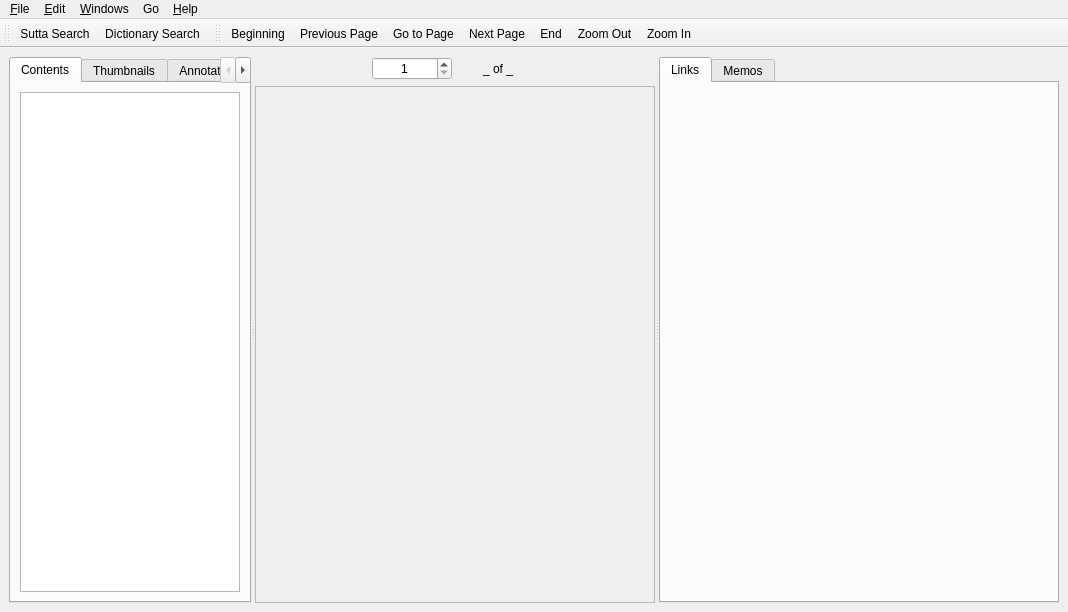
<?xml version="1.0" encoding="UTF-8"?>
<ui version="4.0">
 <class>DocumentReaderWindow</class>
 <widget class="QMainWindow" name="DocumentReaderWindow">
  <property name="geometry">
   <rect>
    <x>0</x>
    <y>0</y>
    <width>1068</width>
    <height>612</height>
   </rect>
  </property>
  <property name="windowTitle">
   <string>Document Reader - Simsapa</string>
  </property>
  <widget class="QWidget" name="central_widget">
   <layout class="QHBoxLayout" name="horizontalLayout_2">
    <item>
     <layout class="QVBoxLayout" name="main_layout">
      <item>
       <widget class="QSplitter" name="splitter">
        <property name="minimumSize">
         <size>
          <width>400</width>
          <height>0</height>
         </size>
        </property>
        <property name="orientation">
         <enum>Qt::Horizontal</enum>
        </property>
        <widget class="QWidget" name="verticalLayoutWidget_2">
         <layout class="QVBoxLayout" name="sidebar_layout">
          <item>
           <widget class="QTabWidget" name="sidebar_tabs">
            <property name="sizePolicy">
             <sizepolicy hsizetype="Expanding" vsizetype="Expanding">
              <horstretch>0</horstretch>
              <verstretch>0</verstretch>
             </sizepolicy>
            </property>
            <property name="currentIndex">
             <number>0</number>
            </property>
            <widget class="QWidget" name="contents_tab">
             <attribute name="title">
              <string>Contents</string>
             </attribute>
             <layout class="QVBoxLayout" name="verticalLayout_5">
              <item>
               <widget class="QListView" name="contents_list"/>
              </item>
             </layout>
            </widget>
            <widget class="QWidget" name="thumbs_tab">
             <attribute name="title">
              <string>Thumbnails</string>
             </attribute>
             <layout class="QVBoxLayout" name="verticalLayout_2">
              <item>
               <widget class="QWidget" name="thumbs_view" native="true"/>
              </item>
             </layout>
            </widget>
            <widget class="QWidget" name="annotations_tab">
             <attribute name="title">
              <string>Annotations</string>
             </attribute>
             <layout class="QVBoxLayout" name="verticalLayout_3">
              <item>
               <widget class="QWidget" name="annotations_view" native="true"/>
              </item>
             </layout>
            </widget>
            <widget class="QWidget" name="bookmarks_tab">
             <attribute name="title">
              <string>Bookmarks</string>
             </attribute>
             <layout class="QVBoxLayout" name="verticalLayout_4">
              <item>
               <widget class="QListWidget" name="bookmarks_list"/>
              </item>
             </layout>
            </widget>
           </widget>
          </item>
         </layout>
        </widget>
        <widget class="QWidget" name="verticalLayoutWidget_3">
         <layout class="QVBoxLayout" name="content_layout">
          <item>
           <layout class="QHBoxLayout" name="page_number_layout">
            <item>
             <spacer name="horizontalSpacer_2">
              <property name="orientation">
               <enum>Qt::Horizontal</enum>
              </property>
              <property name="sizeHint" stdset="0">
               <size>
                <width>40</width>
                <height>20</height>
               </size>
              </property>
             </spacer>
            </item>
            <item>
             <widget class="QSpinBox" name="current_page_input">
              <property name="minimumSize">
               <size>
                <width>80</width>
                <height>0</height>
               </size>
              </property>
              <property name="maximumSize">
               <size>
                <width>80</width>
                <height>16777215</height>
               </size>
              </property>
              <property name="alignment">
               <set>Qt::AlignCenter</set>
              </property>
              <property name="minimum">
               <number>1</number>
              </property>
              <property name="maximum">
               <number>999999</number>
              </property>
             </widget>
            </item>
            <item>
             <widget class="QLabel" name="page_current_of_total">
              <property name="minimumSize">
               <size>
                <width>80</width>
                <height>0</height>
               </size>
              </property>
              <property name="text">
               <string>_ of _</string>
              </property>
              <property name="alignment">
               <set>Qt::AlignCenter</set>
              </property>
             </widget>
            </item>
            <item>
             <spacer name="horizontalSpacer">
              <property name="orientation">
               <enum>Qt::Horizontal</enum>
              </property>
              <property name="sizeHint" stdset="0">
               <size>
                <width>40</width>
                <height>20</height>
               </size>
              </property>
             </spacer>
            </item>
           </layout>
          </item>
          <item>
           <widget class="QScrollArea" name="scrollArea">
            <property name="sizePolicy">
             <sizepolicy hsizetype="Expanding" vsizetype="Expanding">
              <horstretch>0</horstretch>
              <verstretch>0</verstretch>
             </sizepolicy>
            </property>
            <property name="minimumSize">
             <size>
              <width>400</width>
              <height>0</height>
             </size>
            </property>
            <property name="widgetResizable">
             <bool>true</bool>
            </property>
            <widget class="QWidget" name="scrollAreaWidgetContents">
             <property name="geometry">
              <rect>
               <x>0</x>
               <y>0</y>
               <width>396</width>
               <height>475</height>
              </rect>
             </property>
             <property name="sizePolicy">
              <sizepolicy hsizetype="Expanding" vsizetype="Expanding">
               <horstretch>0</horstretch>
               <verstretch>0</verstretch>
              </sizepolicy>
             </property>
             <layout class="QVBoxLayout" name="verticalLayout">
              <item>
               <widget class="QLabel" name="content_page">
                <property name="sizePolicy">
                 <sizepolicy hsizetype="Expanding" vsizetype="Expanding">
                  <horstretch>0</horstretch>
                  <verstretch>0</verstretch>
                 </sizepolicy>
                </property>
                <property name="text">
                 <string/>
                </property>
               </widget>
              </item>
             </layout>
            </widget>
           </widget>
          </item>
         </layout>
        </widget>
        <widget class="QWidget" name="verticalLayoutWidget">
         <layout class="QVBoxLayout" name="tabs_layout">
          <item>
           <widget class="QTabWidget" name="rightside_tabs">
            <property name="minimumSize">
             <size>
              <width>400</width>
              <height>0</height>
             </size>
            </property>
            <property name="currentIndex">
             <number>0</number>
            </property>
            <widget class="QWidget" name="links_tab">
             <attribute name="title">
              <string>Links</string>
             </attribute>
             <layout class="QVBoxLayout" name="verticalLayout_6">
              <item>
               <layout class="QVBoxLayout" name="links_layout"/>
              </item>
             </layout>
            </widget>
            <widget class="QWidget" name="memos_tab">
             <attribute name="title">
              <string>Memos</string>
             </attribute>
             <layout class="QVBoxLayout" name="verticalLayout_7">
              <item>
               <layout class="QVBoxLayout" name="memos_layout">
                <item>
                 <layout class="QHBoxLayout" name="horizontalLayout">
                  <item>
                   <widget class="QPushButton" name="add_memo_button">
                    <property name="text">
                     <string>Add</string>
                    </property>
                   </widget>
                  </item>
                  <item>
                   <widget class="QPushButton" name="clear_memo_button">
                    <property name="text">
                     <string>Clear</string>
                    </property>
                   </widget>
                  </item>
                  <item>
                   <widget class="QPushButton" name="remove_memo_button">
                    <property name="text">
                     <string>Remove</string>
                    </property>
                   </widget>
                  </item>
                 </layout>
                </item>
                <item>
                 <widget class="QLabel" name="label_2">
                  <property name="text">
                   <string>Front</string>
                  </property>
                 </widget>
                </item>
                <item>
                 <widget class="QPlainTextEdit" name="front_input">
                  <property name="sizePolicy">
                   <sizepolicy hsizetype="Expanding" vsizetype="Minimum">
                    <horstretch>0</horstretch>
                    <verstretch>0</verstretch>
                   </sizepolicy>
                  </property>
                  <property name="maximumSize">
                   <size>
                    <width>16777215</width>
                    <height>50</height>
                   </size>
                  </property>
                 </widget>
                </item>
                <item>
                 <widget class="QLabel" name="label_5">
                  <property name="text">
                   <string>Back</string>
                  </property>
                 </widget>
                </item>
                <item>
                 <widget class="QPlainTextEdit" name="back_input">
                  <property name="sizePolicy">
                   <sizepolicy hsizetype="Expanding" vsizetype="Minimum">
                    <horstretch>0</horstretch>
                    <verstretch>0</verstretch>
                   </sizepolicy>
                  </property>
                  <property name="maximumSize">
                   <size>
                    <width>16777215</width>
                    <height>50</height>
                   </size>
                  </property>
                 </widget>
                </item>
                <item>
                 <widget class="QLabel" name="label_3">
                  <property name="text">
                   <string>Memos for this page</string>
                  </property>
                 </widget>
                </item>
                <item>
                 <widget class="QListView" name="memos_list"/>
                </item>
               </layout>
              </item>
             </layout>
            </widget>
           </widget>
          </item>
         </layout>
        </widget>
       </widget>
      </item>
     </layout>
    </item>
   </layout>
  </widget>
  <widget class="QMenuBar" name="menubar">
   <property name="geometry">
    <rect>
     <x>0</x>
     <y>0</y>
     <width>1068</width>
     <height>25</height>
    </rect>
   </property>
   <widget class="QMenu" name="menu_File">
    <property name="title">
     <string>&amp;File</string>
    </property>
    <addaction name="action_Open"/>
    <addaction name="action_Close_Window"/>
    <addaction name="separator"/>
    <addaction name="action_Quit"/>
   </widget>
   <widget class="QMenu" name="menu_Edit">
    <property name="title">
     <string>&amp;Edit</string>
    </property>
    <addaction name="action_Copy"/>
    <addaction name="action_Paste"/>
   </widget>
   <widget class="QMenu" name="menu_Windows">
    <property name="title">
     <string>&amp;Windows</string>
    </property>
    <addaction name="action_Sutta_Search"/>
    <addaction name="action_Dictionary_Search"/>
    <addaction name="action_Dictionaries_Manager"/>
    <addaction name="action_Document_Reader"/>
    <addaction name="action_Library"/>
    <addaction name="action_Memos"/>
    <addaction name="action_Links"/>
   </widget>
   <widget class="QMenu" name="menu_Help">
    <property name="title">
     <string>&amp;Help</string>
    </property>
    <addaction name="action_Website"/>
    <addaction name="action_About"/>
   </widget>
   <widget class="QMenu" name="menuGo">
    <property name="title">
     <string>Go</string>
    </property>
    <addaction name="action_Previous_Page"/>
    <addaction name="action_Next_Page"/>
    <addaction name="separator"/>
    <addaction name="action_Beginning"/>
    <addaction name="action_End"/>
    <addaction name="separator"/>
    <addaction name="action_Go_to_Page"/>
   </widget>
   <addaction name="menu_File"/>
   <addaction name="menu_Edit"/>
   <addaction name="menu_Windows"/>
   <addaction name="menuGo"/>
   <addaction name="menu_Help"/>
  </widget>
  <widget class="QToolBar" name="windows_toolbar">
   <property name="windowTitle">
    <string>toolBar</string>
   </property>
   <attribute name="toolBarArea">
    <enum>TopToolBarArea</enum>
   </attribute>
   <attribute name="toolBarBreak">
    <bool>false</bool>
   </attribute>
   <addaction name="action_Sutta_Search"/>
   <addaction name="action_Dictionary_Search"/>
  </widget>
  <widget class="QToolBar" name="doc_toolbar">
   <property name="windowTitle">
    <string>toolBar</string>
   </property>
   <attribute name="toolBarArea">
    <enum>TopToolBarArea</enum>
   </attribute>
   <attribute name="toolBarBreak">
    <bool>false</bool>
   </attribute>
   <addaction name="action_Beginning"/>
   <addaction name="action_Previous_Page"/>
   <addaction name="action_Go_to_Page"/>
   <addaction name="action_Next_Page"/>
   <addaction name="action_End"/>
   <addaction name="action_Zoom_Out"/>
   <addaction name="action_Zoom_In"/>
  </widget>
  <action name="action_Copy">
   <property name="text">
    <string>&amp;Copy</string>
   </property>
  </action>
  <action name="action_Paste">
   <property name="text">
    <string>&amp;Paste</string>
   </property>
  </action>
  <action name="action_Quit">
   <property name="icon">
    <iconset resource="../icons.qrc">
     <normaloff>:/close</normaloff>:/close</iconset>
   </property>
   <property name="text">
    <string>&amp;Quit</string>
   </property>
   <property name="shortcut">
    <string>Ctrl+Q</string>
   </property>
  </action>
  <action name="action_Sutta_Search">
   <property name="icon">
    <iconset resource="../icons.qrc">
     <normaloff>:/book</normaloff>:/book</iconset>
   </property>
   <property name="text">
    <string>&amp;Sutta Search</string>
   </property>
   <property name="shortcut">
    <string>F5</string>
   </property>
  </action>
  <action name="action_Dictionary_Search">
   <property name="icon">
    <iconset resource="../icons.qrc">
     <normaloff>:/dictionary</normaloff>:/dictionary</iconset>
   </property>
   <property name="text">
    <string>&amp;Dictionary Search</string>
   </property>
   <property name="shortcut">
    <string>F6</string>
   </property>
  </action>
  <action name="action_About">
   <property name="text">
    <string>&amp;About</string>
   </property>
  </action>
  <action name="action_Website">
   <property name="text">
    <string>&amp;Website</string>
   </property>
  </action>
  <action name="action_Close_Window">
   <property name="text">
    <string>&amp;Close Window</string>
   </property>
  </action>
  <action name="action_Document_Reader">
   <property name="text">
    <string>D&amp;ocument Reader</string>
   </property>
   <property name="toolTip">
    <string>Document Reader</string>
   </property>
   <property name="shortcut">
    <string>F7</string>
   </property>
  </action>
  <action name="action_Open">
   <property name="text">
    <string>&amp;Open...</string>
   </property>
   <property name="shortcut">
    <string>Ctrl+O</string>
   </property>
  </action>
  <action name="action_Next_Page">
   <property name="text">
    <string>&amp;Next Page</string>
   </property>
   <property name="shortcut">
    <string>PgDown</string>
   </property>
  </action>
  <action name="action_Previous_Page">
   <property name="text">
    <string>&amp;Previous Page</string>
   </property>
   <property name="shortcut">
    <string>PgUp</string>
   </property>
  </action>
  <action name="action_Go_to_Page">
   <property name="text">
    <string>&amp;Go to Page...</string>
   </property>
   <property name="shortcut">
    <string>Ctrl+G</string>
   </property>
  </action>
  <action name="action_Beginning">
   <property name="text">
    <string>&amp;Beginning</string>
   </property>
   <property name="shortcut">
    <string>Ctrl+Home</string>
   </property>
  </action>
  <action name="action_End">
   <property name="text">
    <string>&amp;End</string>
   </property>
   <property name="shortcut">
    <string>Ctrl+End</string>
   </property>
  </action>
  <action name="action_Library">
   <property name="text">
    <string>&amp;Library</string>
   </property>
   <property name="shortcut">
    <string>F8</string>
   </property>
  </action>
  <action name="action_Memos">
   <property name="text">
    <string>&amp;Memos</string>
   </property>
   <property name="toolTip">
    <string>Memos</string>
   </property>
   <property name="shortcut">
    <string>F9</string>
   </property>
  </action>
  <action name="action_Dictionaries_Manager">
   <property name="text">
    <string>Dictionaries &amp;Manager</string>
   </property>
   <property name="shortcut">
    <string>F10</string>
   </property>
  </action>
  <action name="action_Zoom_Out">
   <property name="text">
    <string>Zoom Out</string>
   </property>
   <property name="shortcut">
    <string>Ctrl+-</string>
   </property>
  </action>
  <action name="action_Zoom_In">
   <property name="text">
    <string>Zoom In</string>
   </property>
   <property name="shortcut">
    <string>Ctrl++</string>
   </property>
  </action>
  <action name="action_Links">
   <property name="text">
    <string>&amp;Links</string>
   </property>
   <property name="shortcut">
    <string>F11</string>
   </property>
  </action>
 </widget>
 <resources>
  <include location="../icons.qrc"/>
 </resources>
 <connections/>
 <slots>
  <slot>_handle_query()</slot>
 </slots>
</ui>
